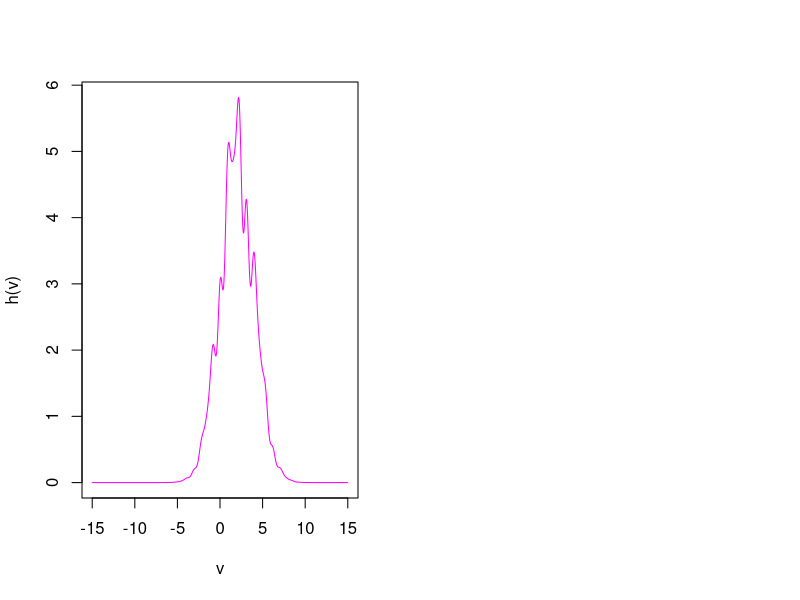

Generate this figure with R: (Note: this script raises an error after producing the figure.)

# a


png(file = "-15.15.png")
# stim ca functia f este proportonala cu h(asadar, f=c*h)
# definim functia h
h <- function(x) {
  return(exp(-(x - 2)^2 / 8) * ((sin(2 * x))^2 - 2 * (cos(x))^2 * (sin(3 * x))^2 + 5))
}
par(mfrow = c(1, 2))
v <- seq(-15, 15, 0.01) # discretizam intervalul -15,15 pentru a plota
plot(v, h(v), type = "l", col = "magenta") # trasam graficul functiei h
dev.off()

# ne uitam la densitatea normalei de medie 2 si dispersie 4 notata cu g
g <- (exp(-(x - 2)^2 / 8)) / (2 * sqrt(2 * pi))

# f = h
# f = h / g

# definesc raportul h/g(i.e functia f)
raport <- function(x) {
  return(2 * sqrt(2 * pi) * ((sin(2 * x))^2 - 2 * (cos(x))^2 * (sin(3 * x))^2 + 5))
}

# aflu valoarea maxima a acestui raport
M <- optimise(f, c(0, 2), maximum = TRUE)


v <- seq(-15, 15, 0.01) # discretizam intervalul -15,15 pentru a plota
plot(v, h(v), type = "l", col = "magenta") # trasam graficul functiei h
lines(v, dnorm(v, 2, 2) * M[[2]], col = "black")


# b

# generam 100000 observatii cu metoda respingerii
n <- 100000 # numar observatii
val_obtinuta <- c() # definim un vector gol in care stocam valorile gasite
k <- 0 # numar observatii valide
for (i in 1:n)
{
  u <- runif(1) # generam o observatie din uniforma
  x <- rnorm(1, 2, 2) # generam o observatie din normala de medie 2 si dispersie 4
  if (u <= h(x) / (M[[2]] * dnorm(x, 2, 2))) # conditia din algoritmul metodei respingerii
    {
      k <- k + 1 # contorizam numarul observatiilor valide pentru a calcula constanta c
      val_obtinuta[k] <- x # punem in vector valoarea x
    }
}

# numarul de iteratii necesar pentru a obtine o valoare din X prin metoda respingerii
# este o v.a repartizata geometric cu media c

p <- k / n # calculam probabilitatea de succes(rata de acceptare)

media <- 1 / (M[[2]] * p) # valoarea constantei calculata ca media unei v.a distribuita geometric

# trasam histograma valorilor generate cu metoda respingerii
hist(val_obtinuta,
  breaks = 50, freq = FALSE, col = "cyan", ylim = c(0, 0.25), xlab = "Valori valide(acceptate)", ylab = "Densitate",
  main = "Histograma valorilor generate in urma metodei respingerii", cex.main = 0.7
)

# peste histograma punem reprezentarea grafica a functiei normalizata
lines(v, media * h(v), col = "black", type = "l")